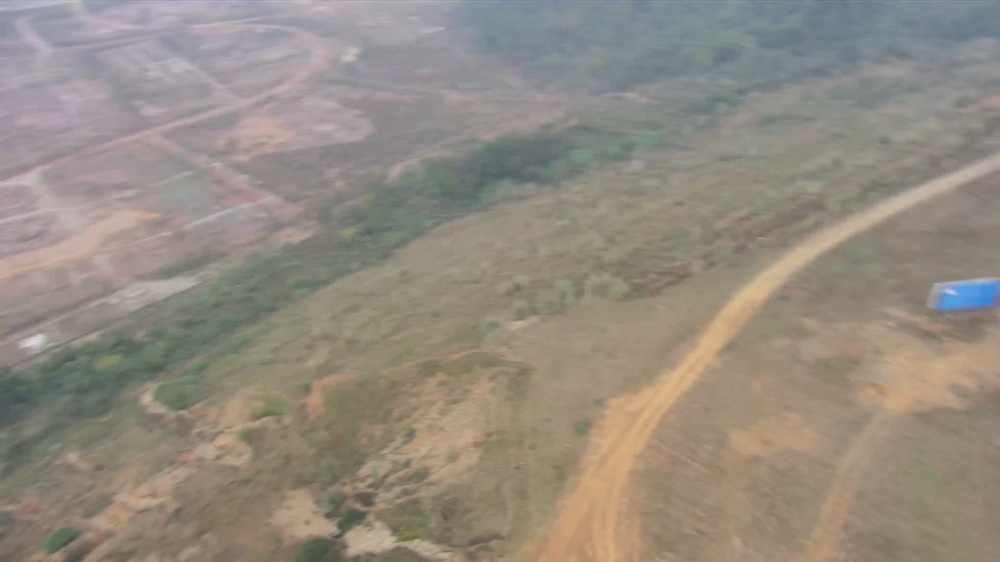
#> input picture test_images/frame708.jpg, 1000 x 562 px, shrunk from 3840 x 2160 before the run; its folder holds 4 pictures in this run
$ python main.py
#> lines starting #> are read from the running program, lines starting #| are printed output that depends on the picture
### stitch.py
# import the necessary packages
from imutils import paths
import numpy as np
import imutils
import cv2
import shutil


def stitch(image_path, output_path, output_path1, crop):
#> called with image_path = 'test_images', output_path = 'stitch_output/result.jpg', output_path1 = 'stitch_output/cropped.jpg', crop = False
    print("[INFO] loading images...")
    imagePaths = sorted(list(paths.list_images(image_path)))
    images = []
    # loop over the image paths, load each one, and add them to our
    # images to stitch list
    for imagePath in imagePaths:
        image = cv2.imread(imagePath)
#> image is the input picture: shape (562, 1000, 3); mean B, G, R 128.3, 139.1, 147.3
        images.append(image)
    # initialize OpenCV's image sticher object and then perform the image
    # stitching
    print("[INFO] stitching images...")
    stitcher = cv2.createStitcher() if imutils.is_cv3() else cv2.Stitcher_create()
    (status, stitched) = stitcher.stitch(images)
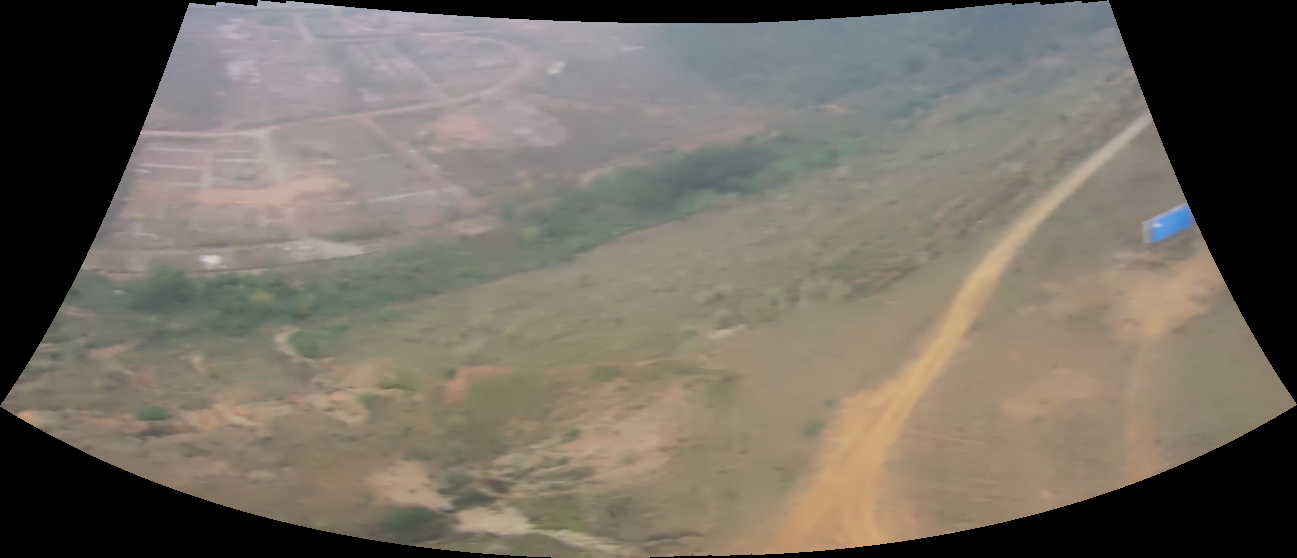
#> stitched: shape (558, 1297, 3); mean of channels 0, 1, 2 98, 107.9, 114.7; drawn as B, G, R
    if status == 0:
        if crop:
            print("cropping")
            cropped = crop(stitched)
            cv2.imwrite(output_path, stitched)
            cv2.imwrite(output_path1, cropped)
        else:
            cv2.imwrite(output_path, stitched)

        print('done')
    else:
        print('not enough features')
        # cv2.imwrite(output_path, stitched)
        # print('done')


# [84 lines left out: functions private_stitch, stitch_timer, crop, not called in this run]

### main.py
from stitch import stitch

# video_path = 'mapVideo.mp4'
# output_folder = "frames"
# Convert a video to individual frames
# video_to_frames(video_path, output_folder)
# -----

image_dir = "test_images"
output_dir = "stitch_output"
stitch(image_dir, output_dir + "/result.jpg", output_dir + "/cropped.jpg", False)
